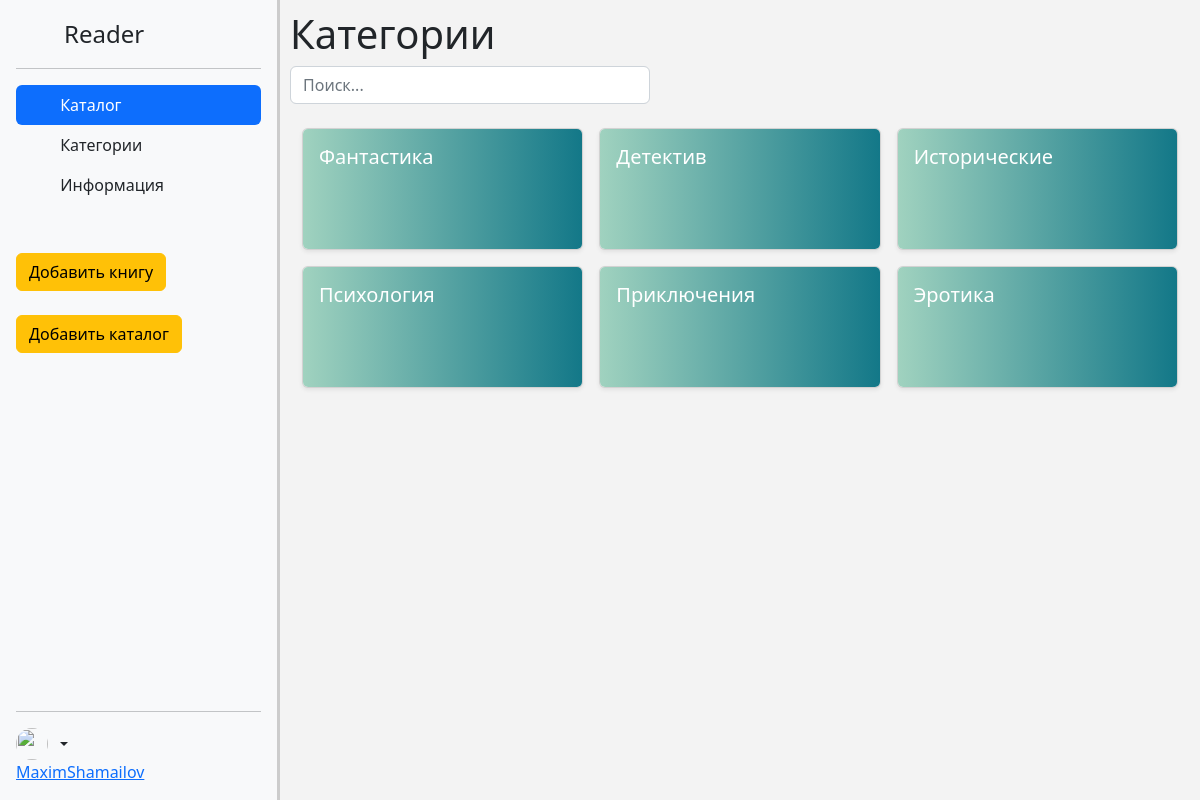
The page /viewCategories (signed in) on the database its author committed.
### main/models.py (models this page shows, shortened)
class Categories(models.Model):
    name = models.CharField(max_length=50)

### main/views.py (the view)
# urls.py: path("viewCategories", viewCategories.as_view(), name='viewCategories'),
class viewCategories(View):
    def get(self, request):
        context = {}
        if 'login' in request.session:
            context['name'] = request.session['login']
        context['categories'] = Categories.objects.all()
        return render(request, "main/categories.html", context=context)

### main/templates/main/categories.html (shortened to what this page needs)
{% extends 'base/index.html' %}
{% block main %}
<div id="outer-container">
  {% include 'base/header.html' %}
  <div id="content">
    <h1>Категории</h1>
    <input id="search" type="text" class="form-control" placeholder="Поиск..." style="width: 40%" /><br />
    <div class="container">
      <div class="row row-cols-1 row-cols-sm-2 row-cols-md-3 g-3">
        {% for i in categories %}
        <a class="cats" style="text-decoration: none; color: white;" href="{% url 'index' %}?id={{i.id}}">
          <div class="col">
            <div class="card shadow-sm">
              <div id="categoryItem" class="card-body">
                <h5>{{i.name}}</h5>
              </div>
            </div>
          </div>
        </a>
        {% endfor %}
      </div>
    </div>
  </div>
</div>
{% endblock main %}

### static/css/style.css (style rules this page uses)
body { background: rgb(243, 243, 243); }
#outer-container { display: table; width: 100%; height: 100%; }
#content { display: table-cell; width: 85%; vertical-align: top; height: 100vh; padding: 10px; }
#categoryItem { height: 120px; background-image: linear-gradient( to right, #a0d2bf 0%, #107687 51%, #a0d2bf 100% ); background-size: 200% auto; transition: 0.5s; cursor: pointer; border-radius: 5px; }

### rows shown on the page
Categories: name "Фантастика"
Categories: name "Детектив"
Categories: name "Исторические"
Categories: name "Психология"
Categories: name "Приключения"
Categories: name "Эротика"

### other values the page prints
{{ name }} "MaximShamailov"
